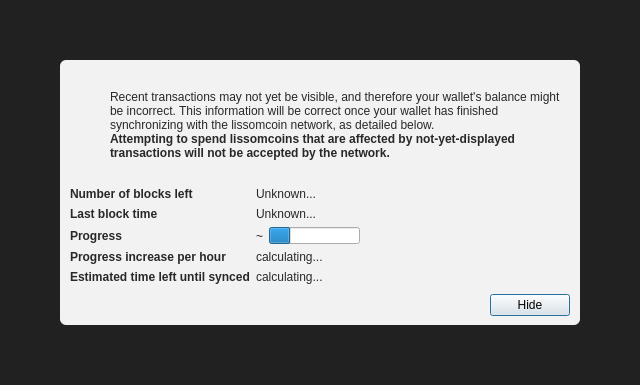
<?xml version="1.0" encoding="UTF-8"?>
<ui version="4.0">
 <class>ModalOverlay</class>
 <widget class="ModalOverlay" name="ModalOverlay">
  <property name="geometry">
   <rect>
    <x>0</x>
    <y>0</y>
    <width>640</width>
    <height>385</height>
   </rect>
  </property>
  <property name="windowTitle">
   <string>Form</string>
  </property>
  <layout class="QVBoxLayout" name="verticalLayout" stretch="0">
   <property name="sizeConstraint">
    <enum>QLayout::SetDefaultConstraint</enum>
   </property>
   <property name="leftMargin">
    <number>0</number>
   </property>
   <property name="topMargin">
    <number>0</number>
   </property>
   <property name="rightMargin">
    <number>0</number>
   </property>
   <property name="bottomMargin">
    <number>0</number>
   </property>
   <item>
    <widget class="QWidget" name="bgWidget" native="true">
     <property name="styleSheet">
      <string notr="true">#bgWidget { background: rgba(0,0,0,220); }</string>
     </property>
     <layout class="QVBoxLayout" name="verticalLayoutMain" stretch="1">
      <property name="leftMargin">
       <number>60</number>
      </property>
      <property name="topMargin">
       <number>60</number>
      </property>
      <property name="rightMargin">
       <number>60</number>
      </property>
      <property name="bottomMargin">
       <number>60</number>
      </property>
      <item>
       <widget class="QWidget" name="contentWidget" native="true">
        <property name="styleSheet">
         <string notr="true">#contentWidget { background: rgba(255,255,255,240); border-radius: 6px; }

QLabel { color: rgb(40,40,40);  }</string>
        </property>
        <layout class="QVBoxLayout" name="verticalLayoutSub" stretch="1,0,0,0">
         <property name="spacing">
          <number>0</number>
         </property>
         <property name="leftMargin">
          <number>10</number>
         </property>
         <property name="topMargin">
          <number>10</number>
         </property>
         <property name="rightMargin">
          <number>10</number>
         </property>
         <property name="bottomMargin">
          <number>10</number>
         </property>
         <item>
          <layout class="QHBoxLayout" name="horizontalLayoutIconText" stretch="0,1">
           <property name="topMargin">
            <number>20</number>
           </property>
           <item>
            <layout class="QVBoxLayout" name="verticalLayoutIcon">
             <property name="leftMargin">
              <number>0</number>
             </property>
             <item>
              <widget class="QPushButton" name="warningIcon">
               <property name="enabled">
                <bool>false</bool>
               </property>
               <property name="text">
                <string/>
               </property>
               <property name="icon">
                <iconset>
                 <normaloff>:/icons/warning</normaloff>
                 <disabledoff>:/icons/warning</disabledoff>:/icons/warning</iconset>
               </property>
               <property name="iconSize">
                <size>
                 <width>48</width>
                 <height>48</height>
                </size>
               </property>
               <property name="flat">
                <bool>true</bool>
               </property>
              </widget>
             </item>
             <item>
              <spacer name="verticalSpacerWarningIcon">
               <property name="orientation">
                <enum>Qt::Vertical</enum>
               </property>
               <property name="sizeHint" stdset="0">
                <size>
                 <width>20</width>
                 <height>40</height>
                </size>
               </property>
              </spacer>
             </item>
            </layout>
           </item>
           <item>
            <layout class="QVBoxLayout" name="verticalLayoutInfoText">
             <property name="leftMargin">
              <number>0</number>
             </property>
             <property name="topMargin">
              <number>0</number>
             </property>
             <item>
              <widget class="QLabel" name="infoText">
               <property name="text">
                <string>Recent transactions may not yet be visible, and therefore your wallet's balance might be incorrect. This information will be correct once your wallet has finished synchronizing with the lissomcoin network, as detailed below.</string>
               </property>
               <property name="textFormat">
                <enum>Qt::RichText</enum>
               </property>
               <property name="wordWrap">
                <bool>true</bool>
               </property>
              </widget>
             </item>
             <item>
              <widget class="QLabel" name="infoTextStrong">
               <property name="font">
                <font>
                 <weight>75</weight>
                 <bold>true</bold>
                </font>
               </property>
               <property name="text">
                <string>Attempting to spend lissomcoins that are affected by not-yet-displayed transactions will not be accepted by the network.</string>
               </property>
               <property name="textFormat">
                <enum>Qt::RichText</enum>
               </property>
               <property name="wordWrap">
                <bool>true</bool>
               </property>
              </widget>
             </item>
             <item>
              <spacer name="verticalSpacerInTextSpace">
               <property name="orientation">
                <enum>Qt::Vertical</enum>
               </property>
               <property name="sizeHint" stdset="0">
                <size>
                 <width>20</width>
                 <height>40</height>
                </size>
               </property>
              </spacer>
             </item>
            </layout>
           </item>
          </layout>
         </item>
         <item>
          <spacer name="verticalSpacerAfterText">
           <property name="orientation">
            <enum>Qt::Vertical</enum>
           </property>
           <property name="sizeHint" stdset="0">
            <size>
             <width>20</width>
             <height>40</height>
            </size>
           </property>
          </spacer>
         </item>
         <item>
          <layout class="QFormLayout" name="formLayout">
           <property name="fieldGrowthPolicy">
            <enum>QFormLayout::FieldsStayAtSizeHint</enum>
           </property>
           <property name="horizontalSpacing">
            <number>6</number>
           </property>
           <property name="verticalSpacing">
            <number>6</number>
           </property>
           <property name="topMargin">
            <number>10</number>
           </property>
           <item row="0" column="0">
            <widget class="QLabel" name="labelNumberOfBlocksLeft">
             <property name="font">
              <font>
               <weight>75</weight>
               <bold>true</bold>
              </font>
             </property>
             <property name="text">
              <string>Number of blocks left</string>
             </property>
            </widget>
           </item>
           <item row="0" column="1">
            <widget class="QLabel" name="numberOfBlocksLeft">
             <property name="text">
              <string>Unknown...</string>
             </property>
            </widget>
           </item>
           <item row="1" column="0">
            <widget class="QLabel" name="labelLastBlockTime">
             <property name="font">
              <font>
               <weight>75</weight>
               <bold>true</bold>
              </font>
             </property>
             <property name="text">
              <string>Last block time</string>
             </property>
            </widget>
           </item>
           <item row="1" column="1">
            <widget class="QLabel" name="newestBlockDate">
             <property name="sizePolicy">
              <sizepolicy hsizetype="Maximum" vsizetype="Preferred">
               <horstretch>0</horstretch>
               <verstretch>0</verstretch>
              </sizepolicy>
             </property>
             <property name="text">
              <string>Unknown...</string>
             </property>
            </widget>
           </item>
           <item row="2" column="0">
            <widget class="QLabel" name="labelSyncDone">
             <property name="font">
              <font>
               <weight>75</weight>
               <bold>true</bold>
              </font>
             </property>
             <property name="text">
              <string>Progress</string>
             </property>
            </widget>
           </item>
           <item row="2" column="1">
            <layout class="QHBoxLayout" name="horizontalLayoutSync" stretch="0,1">
             <item>
              <widget class="QLabel" name="percentageProgress">
               <property name="text">
                <string notr="true">~</string>
               </property>
              </widget>
             </item>
             <item>
              <widget class="QProgressBar" name="progressBar">
               <property name="value">
                <number>24</number>
               </property>
               <property name="format">
                <string/>
               </property>
              </widget>
             </item>
            </layout>
           </item>
           <item row="4" column="0">
            <widget class="QLabel" name="labelProgressIncrease">
             <property name="font">
              <font>
               <weight>75</weight>
               <bold>true</bold>
              </font>
             </property>
             <property name="text">
              <string>Progress increase per hour</string>
             </property>
            </widget>
           </item>
           <item row="4" column="1">
            <widget class="QLabel" name="progressIncreasePerH">
             <property name="text">
              <string>calculating...</string>
             </property>
            </widget>
           </item>
           <item row="5" column="0">
            <widget class="QLabel" name="labelEstimatedTimeLeft">
             <property name="font">
              <font>
               <weight>75</weight>
               <bold>true</bold>
              </font>
             </property>
             <property name="text">
              <string>Estimated time left until synced</string>
             </property>
            </widget>
           </item>
           <item row="5" column="1">
            <widget class="QLabel" name="expectedTimeLeft">
             <property name="text">
              <string>calculating...</string>
             </property>
            </widget>
           </item>
          </layout>
         </item>
         <item>
          <layout class="QHBoxLayout" name="horizontalLayoutButtons">
           <property name="leftMargin">
            <number>10</number>
           </property>
           <property name="topMargin">
            <number>10</number>
           </property>
           <item>
            <spacer name="horizontalSpacer">
             <property name="orientation">
              <enum>Qt::Horizontal</enum>
             </property>
             <property name="sizeHint" stdset="0">
              <size>
               <width>40</width>
               <height>20</height>
              </size>
             </property>
            </spacer>
           </item>
           <item>
            <widget class="QPushButton" name="closeButton">
             <property name="text">
              <string>Hide</string>
             </property>
             <property name="focusPolicy">
              <enum>Qt::StrongFocus</enum>
             </property>
             <property name="default">
              <bool>true</bool>
             </property>
            </widget>
           </item>
          </layout>
         </item>
        </layout>
       </widget>
      </item>
     </layout>
    </widget>
   </item>
  </layout>
 </widget>
 <customwidgets>
  <customwidget>
   <class>ModalOverlay</class>
   <extends>QWidget</extends>
   <header>qt/modaloverlay.h</header>
   <container>1</container>
  </customwidget>
 </customwidgets>
 <resources/>
 <connections/>
</ui>
